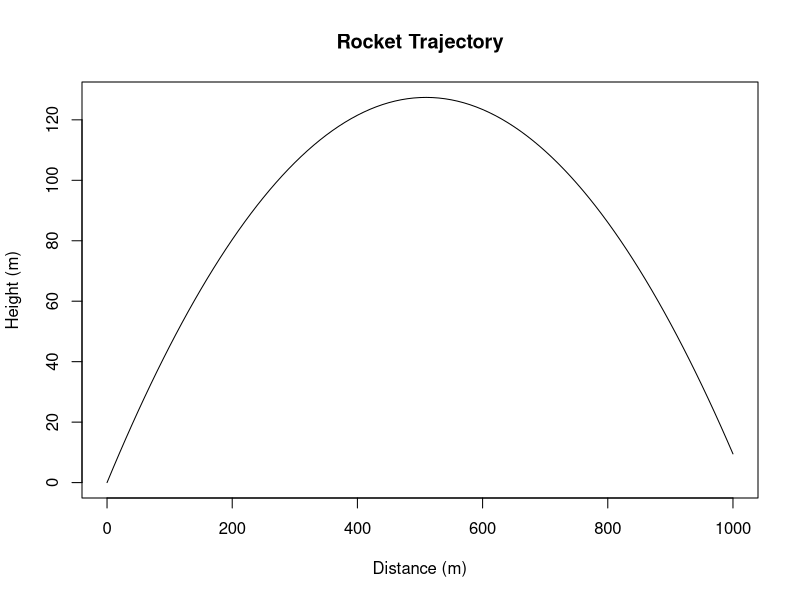

The R script that drew this image:
library(deSolve)

# Function to calculate the rocket's state derivatives
rocket_model <- function(time, state, parameters) {
  with(as.list(c(state, parameters)), {
    # Unpack state variables
    x <- state[1]
    y <- state[2]
    vx <- state[3]
    vy <- state[4]
    
    # Parameters
    g <- 9.81  # Acceleration due to gravity
    
    # Equations of motion
    dxdt <- vx
    dydt <- vy
    dvxdt <- 0  # Assuming no horizontal acceleration
    dvydt <- -g
    
    list(c(dxdt, dydt, dvxdt, dvydt))
  })
}

# Initial conditions
state <- c(x = 0, y = 0, vx = 100, vy = 50)
parameters <- list()  # No additional parameters for this simple model

# Time points for simulation
times <- seq(0, 10, by = 0.1)

# Solve the differential equations
output <- ode(y = state, times = times, func = rocket_model, parms = parameters)

# Extract results
x <- output[, 2]
y <- output[, 3]

# Plot the trajectory
plot(x, y, type = "l", xlab = "Distance (m)", ylab = "Height (m)", main = "Rocket Trajectory")
